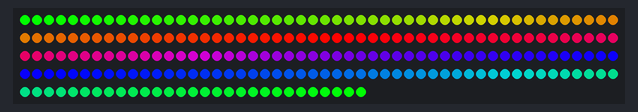
Bench run of a sketch on a simulated Arduino Uno, built with avr-gcc and run on an emulated ATmega328P. Parts: 229 RGB LEDs in strip order, left to right, continuing on the next row. Colours are those a GRB WS2812 strip shows for the declared byte order.

Above: at 0.16 s.
At 2.61 s:
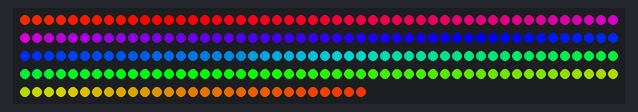
At 5.37 s:
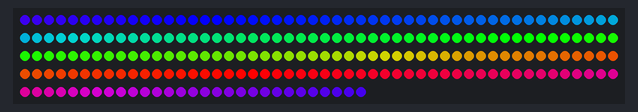
At 11.83 s:
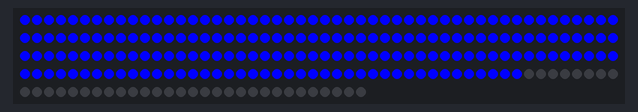
At 21.84 s:
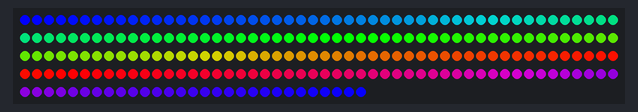
At 31.88 s:
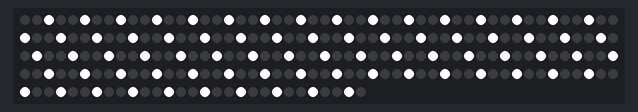

The sketch:

underglow.ino
```cpp
#include <FastLED.h>

#define NUM_LEDS 229
#define DATA_PIN 7

CRGB leds[NUM_LEDS];

void setup()
{
	FastLED.addLeds<WS2812, DATA_PIN, RGB>(leds, NUM_LEDS);
}

void loop()
{
	rainbowCycle(20);
	fill_solid(leds, NUM_LEDS, CRGB::Black);
	FastLED.show();
	colorWipe(CRGB::Blue, 5);
	theaterChase(CRGB::White, 50, 20);
}

void rainbowCycle(uint8_t wait)
{
	uint16_t i, j;
	for (j = 0; j < 256; j++)
	{
		for (i = 0; i < NUM_LEDS; i++)
		{
			leds[i] = solve_hue(((i * 256 / NUM_LEDS) + j) & 255);
		}
		FastLED.show();
		delay(wait);
	}
}

CRGB solve_hue(byte WheelPos)
{
	WheelPos = 255 - WheelPos;
	if (WheelPos < 85)
	{
		return CRGB(255 - WheelPos * 3, 0, WheelPos * 3);
	}
	if (WheelPos < 170)
	{
		WheelPos -= 85;
		return CRGB(0, WheelPos * 3, 255 - WheelPos * 3);
	}
	WheelPos -= 170;
	return CRGB(WheelPos * 3, 255 - WheelPos * 3, 0);
}

void colorWipe(CRGB color, uint8_t wait)
{
	for (uint16_t i = 0; i < NUM_LEDS; i++)
	{
		leds[i] = color;
		FastLED.show();
		delay(wait);
	}
}

void theaterChase(CRGB color, uint8_t wait, uint8_t amount)
{
	for (int j = 0; j < amount; j++)
	{
		for (int q = 0; q < 3; q++)
		{
			for (uint16_t i = 0; i + q < NUM_LEDS; i = i + 3)
			{
				leds[i + q] = color;
			}
			FastLED.show();
			delay(wait);

			for (uint16_t i = 0; i + q < NUM_LEDS; i = i + 3)
			{
				leds[i + q] = CRGB::Black;
			}
		}
	}
}
```
